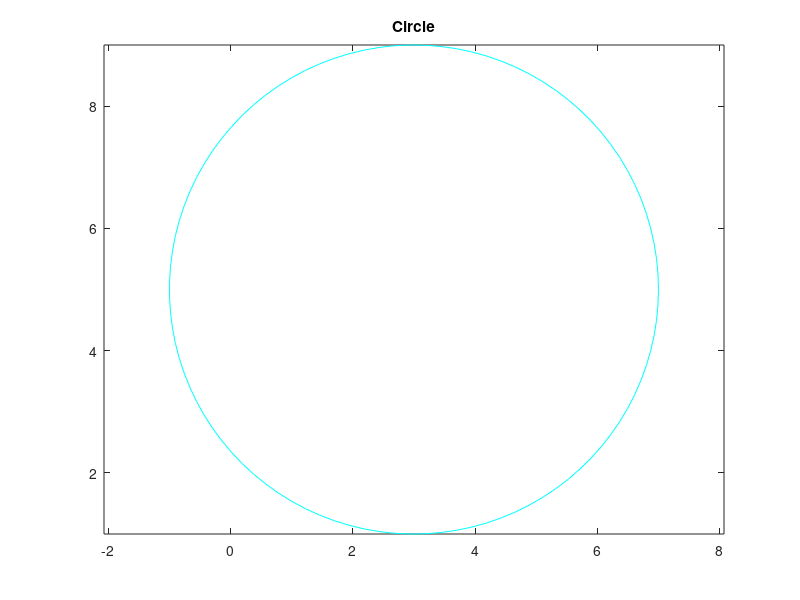

MATLAB code for this plot: (Note: this script raises an error after producing the figure.)
r = 4;
xc = 3;
yc = 5;

theta = linspace(0,2*pi);
x = r*cos(theta) + xc;
y = r*sin(theta) + yc;
plot(x,y,'-c')
title('Circle')
axis equal

a=2; b='good';
    filename3 = sprintf('..\\Results\\MyFirstPlot_%d%s',a,b);
    print(gcf,'-dpng', filename3);
%     print('-depsc', filename3);
%     saveas(gcf,(strcat(filename3,'.fig')));
    close (figure1);